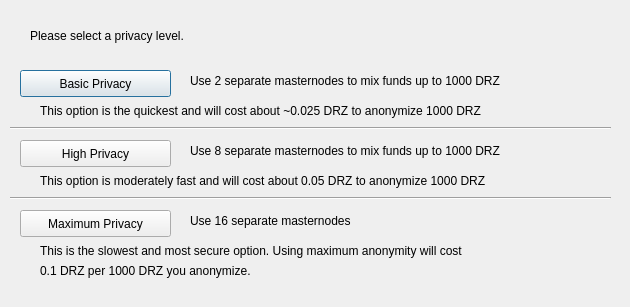
<?xml version="1.0" encoding="UTF-8"?>
<ui version="4.0">
 <class>DarksendConfig</class>
 <widget class="QDialog" name="DarksendConfig">
  <property name="geometry">
   <rect>
    <x>0</x>
    <y>0</y>
    <width>630</width>
    <height>307</height>
   </rect>
  </property>
  <property name="windowTitle">
   <string>Configure Darksend</string>
  </property>
  <widget class="QPushButton" name="buttonBasic">
   <property name="geometry">
    <rect>
     <x>20</x>
     <y>70</y>
     <width>151</width>
     <height>27</height>
    </rect>
   </property>
   <property name="text">
    <string>Basic Privacy</string>
   </property>
  </widget>
  <widget class="QPushButton" name="buttonHigh">
   <property name="geometry">
    <rect>
     <x>20</x>
     <y>140</y>
     <width>151</width>
     <height>27</height>
    </rect>
   </property>
   <property name="text">
    <string>High Privacy</string>
   </property>
  </widget>
  <widget class="QPushButton" name="buttonMax">
   <property name="geometry">
    <rect>
     <x>20</x>
     <y>210</y>
     <width>151</width>
     <height>27</height>
    </rect>
   </property>
   <property name="text">
    <string>Maximum Privacy</string>
   </property>
  </widget>
  <widget class="QLabel" name="label">
   <property name="geometry">
    <rect>
     <x>30</x>
     <y>20</y>
     <width>571</width>
     <height>31</height>
    </rect>
   </property>
   <property name="text">
    <string>Please select a privacy level.</string>
   </property>
  </widget>
  <widget class="QLabel" name="label_2">
   <property name="geometry">
    <rect>
     <x>190</x>
     <y>70</y>
     <width>421</width>
     <height>21</height>
    </rect>
   </property>
   <property name="text">
    <string>Use 2 separate masternodes to mix funds up to 1000 DRZ</string>
   </property>
  </widget>
  <widget class="QLabel" name="label_3">
   <property name="geometry">
    <rect>
     <x>190</x>
     <y>140</y>
     <width>411</width>
     <height>21</height>
    </rect>
   </property>
   <property name="text">
    <string>Use 8 separate masternodes to mix funds up to 1000 DRZ</string>
   </property>
  </widget>
  <widget class="QLabel" name="label_4">
   <property name="geometry">
    <rect>
     <x>190</x>
     <y>210</y>
     <width>421</width>
     <height>21</height>
    </rect>
   </property>
   <property name="text">
    <string>Use 16 separate masternodes</string>
   </property>
  </widget>
  <widget class="QLabel" name="label_6">
   <property name="geometry">
    <rect>
     <x>40</x>
     <y>100</y>
     <width>561</width>
     <height>21</height>
    </rect>
   </property>
   <property name="text">
    <string>This option is the quickest and will cost about ~0.025 DRZ to anonymize 1000 DRZ</string>
   </property>
  </widget>
  <widget class="QLabel" name="label_7">
   <property name="geometry">
    <rect>
     <x>40</x>
     <y>170</y>
     <width>561</width>
     <height>21</height>
    </rect>
   </property>
   <property name="text">
    <string>This option is moderately fast and will cost about 0.05 DRZ to anonymize 1000 DRZ</string>
   </property>
  </widget>
  <widget class="QLabel" name="label_8">
   <property name="geometry">
    <rect>
     <x>40</x>
     <y>240</y>
     <width>561</width>
     <height>21</height>
    </rect>
   </property>
   <property name="text">
    <string>This is the slowest and most secure option. Using maximum anonymity will cost</string>
   </property>
  </widget>
  <widget class="QLabel" name="label_9">
   <property name="geometry">
    <rect>
     <x>40</x>
     <y>260</y>
     <width>561</width>
     <height>21</height>
    </rect>
   </property>
   <property name="text">
    <string>0.1 DRZ per 1000 DRZ you anonymize.</string>
   </property>
  </widget>
  <widget class="Line" name="line">
   <property name="geometry">
    <rect>
     <x>10</x>
     <y>120</y>
     <width>601</width>
     <height>16</height>
    </rect>
   </property>
   <property name="orientation">
    <enum>Qt::Horizontal</enum>
   </property>
  </widget>
  <widget class="Line" name="line_2">
   <property name="geometry">
    <rect>
     <x>10</x>
     <y>190</y>
     <width>601</width>
     <height>16</height>
    </rect>
   </property>
   <property name="orientation">
    <enum>Qt::Horizontal</enum>
   </property>
  </widget>
 </widget>
 <resources/>
 <connections/>
</ui>
